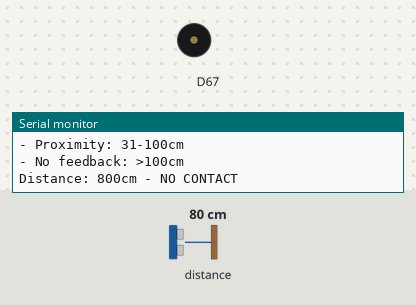
The sketch below on a simulated Arduino Uno R4 WiFi. Shown: buzzer (waves = sounding), the last lines printed to the serial monitor. The test bench sets the inputs (shaded band); at power-on: distance to the obstacle 80 cm.

Above: at 1.2 s.
1.3 s: distance to the obstacle set to 5 cm
2.8 s: distance to the obstacle set to 2 cm
At 3.9 s:
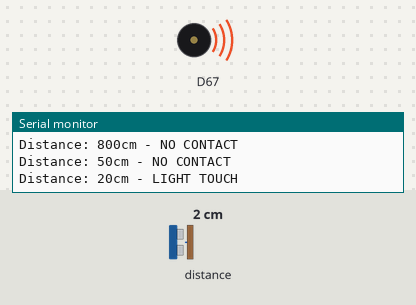
Timing chart, 0 to 5.8 s (numbered marks = the images above; inputs shaded):
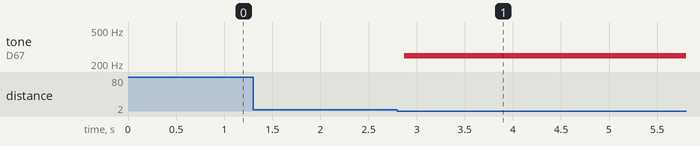

The sketch:

proximity_buzzer.ino
```cpp
// Enhanced haptic feedback system for aesthetic prosthetics
// Provides variable intensity and pattern-based feedback
#include <Modulino.h>

ModulinoDistance distance;
ModulinoBuzzer buzzer;

// Feedback parameters
const int TOUCH_THRESHOLD = 30;      // Distance threshold for "touch" detection
const int PROXIMITY_THRESHOLD = 100;  // Distance for proximity awareness
const int BASE_FREQUENCY = 200;      // Lower frequency for haptic feel
const int MAX_FREQUENCY = 800;       // Higher frequency for urgent feedback

// Timing variables
unsigned long lastFeedbackTime = 0;
unsigned long feedbackInterval = 50;  // Faster response for real-time feel
int lastMeasure = 0;
bool isInContact = false;

// Haptic patterns
enum HapticMode {
  NO_FEEDBACK,
  LIGHT_TOUCH,
  FIRM_CONTACT,
};

HapticMode currentMode = NO_FEEDBACK;

void setup() {
  Serial.begin(9600);

  // Initialize the Modulino system
  Modulino.begin();
  distance.begin();
  buzzer.begin();

  Serial.println("Prosthetic Haptic Feedback System Initialized");
  Serial.println("Distance ranges:");
  Serial.println("- Contact: 0-30cm");
  Serial.println("- Proximity: 31-100cm");
  Serial.println("- No feedback: >100cm");
}

void loop() {
  if (distance.available()) {
    int currentMeasure = distance.get();

    // Only process if measurement has changed significantly
    if (abs(currentMeasure - lastMeasure) > 2) {
      processDistanceFeedback(currentMeasure);
      lastMeasure = currentMeasure;
    }
  }

  // Execute haptic feedback based on current mode
  executeHapticFeedback();

  delay(10);  // Small delay for system stability
}

void processDistanceFeedback(int measure) {
  Serial.print("Distance: ");
  Serial.print(measure);
  Serial.print("cm - ");

  if (measure <= 10) {
    // Very close contact - firm pressure sensation
    currentMode = FIRM_CONTACT;
    Serial.println("FIRM CONTACT");

  } else if (measure <= TOUCH_THRESHOLD) {
    // Light touch range
    currentMode = LIGHT_TOUCH;
    Serial.println("LIGHT TOUCH");

  }  else {
    // No feedback needed
    currentMode = NO_FEEDBACK;
    Serial.println("NO CONTACT");
  }

  // Update contact state
  isInContact = (measure <= TOUCH_THRESHOLD);
}

void executeHapticFeedback() {
  unsigned long currentTime = millis();

  // Check if it's time for feedback update
  if (currentTime - lastFeedbackTime < feedbackInterval) {
    return;
  }

  lastFeedbackTime = currentTime;

  switch (currentMode) {
    case NO_FEEDBACK:
      buzzer.tone(0, 0);  // Stop any feedback
      feedbackInterval = 100;  // Slower checking when no contact
      break;

    case LIGHT_TOUCH:
      // Gentle continuous feedback for light touch
      lightTouchFeedback();
      feedbackInterval = 50;   // Responsive feedback
      break;

    case FIRM_CONTACT:
      // Strong feedback for firm contact
      firmContactFeedback();
      feedbackInterval = 30;   // Very responsive
      break;


  }
}

void proximityPulseFeedback() {
  // Short, gentle pulse to indicate nearby object
  static bool pulseState = false;

  if (pulseState) {
    buzzer.tone(BASE_FREQUENCY, 100);
  } else {
    buzzer.tone(0, 50);  // Brief silence between pulses
  }

  pulseState = !pulseState;
}

void lightTouchFeedback() {
  // Gentle, constant low-frequency feedback
  buzzer.tone(BASE_FREQUENCY + 50, 200);
}

void firmContactFeedback() {
  // Stronger, higher frequency for firm contact
  buzzer.tone(BASE_FREQUENCY + 200, 150);
}

void pressureGradientFeedback() {
  // Map distance to frequency for gradient feedback
  int mappedFreq = map(lastMeasure, 0, TOUCH_THRESHOLD, MAX_FREQUENCY, BASE_FREQUENCY);
  buzzer.tone(mappedFreq, 100);
}

// Optional: Function to adjust sensitivity (could be called from external input)
void adjustSensitivity(int newThreshold) {
  if (newThreshold > 5 && newThreshold < 200) {
    // Update threshold within reasonable bounds
    Serial.print("Sensitivity adjusted to: ");
    Serial.println(newThreshold);
    // You could update TOUCH_THRESHOLD here if made non-const
  }
}

// Optional: Function to change haptic mode manually
void setHapticMode(HapticMode mode) {
  currentMode = mode;
  Serial.print("Haptic mode changed to: ");
  Serial.println(mode);
}
```

Measured:
- the behaviour switches between 4 and 3 cm on distance to the obstacle (found by bisection; images 0 and 1)
- after the input at 2.8 s, tone on D67: silent → 250 Hz after 0.07 s
